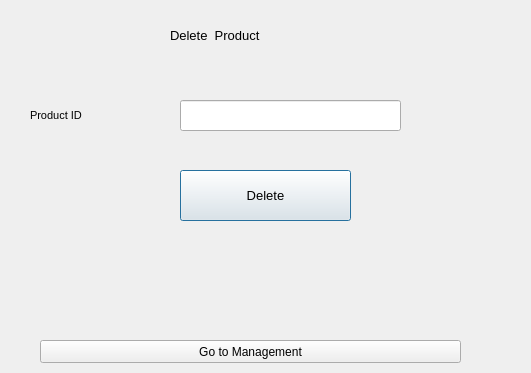
<?xml version="1.0" encoding="UTF-8"?>
<ui version="4.0">
 <class>Dialog</class>
 <widget class="QDialog" name="Dialog">
  <property name="geometry">
   <rect>
    <x>0</x>
    <y>0</y>
    <width>531</width>
    <height>373</height>
   </rect>
  </property>
  <property name="windowTitle">
   <string>Dialog</string>
  </property>
  <widget class="QLabel" name="label">
   <property name="geometry">
    <rect>
     <x>170</x>
     <y>20</y>
     <width>221</width>
     <height>31</height>
    </rect>
   </property>
   <property name="font">
    <font>
     <pointsize>10</pointsize>
    </font>
   </property>
   <property name="text">
    <string>Delete  Product</string>
   </property>
  </widget>
  <widget class="QLabel" name="label_2">
   <property name="geometry">
    <rect>
     <x>30</x>
     <y>100</y>
     <width>161</width>
     <height>31</height>
    </rect>
   </property>
   <property name="font">
    <font>
     <pointsize>8</pointsize>
    </font>
   </property>
   <property name="text">
    <string>Product ID</string>
   </property>
  </widget>
  <widget class="QLineEdit" name="idOfProductToDelete">
   <property name="geometry">
    <rect>
     <x>180</x>
     <y>100</y>
     <width>221</width>
     <height>31</height>
    </rect>
   </property>
  </widget>
  <widget class="QPushButton" name="commitDelete">
   <property name="geometry">
    <rect>
     <x>180</x>
     <y>170</y>
     <width>171</width>
     <height>51</height>
    </rect>
   </property>
   <property name="font">
    <font>
     <pointsize>10</pointsize>
    </font>
   </property>
   <property name="text">
    <string>Delete</string>
   </property>
  </widget>
  <widget class="QPushButton" name="gotomanagement">
   <property name="geometry">
    <rect>
     <x>40</x>
     <y>340</y>
     <width>421</width>
     <height>23</height>
    </rect>
   </property>
   <property name="text">
    <string>Go to Management</string>
   </property>
  </widget>
 </widget>
 <resources/>
 <connections/>
</ui>
